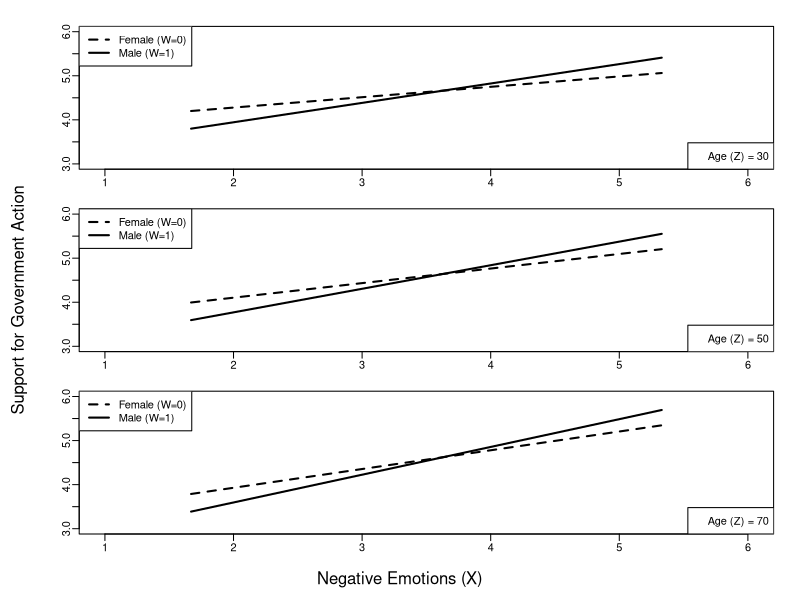
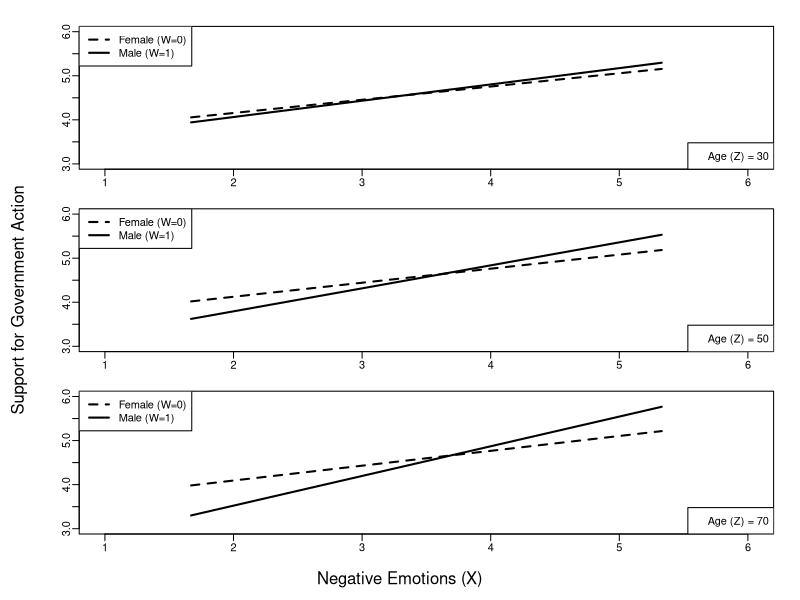
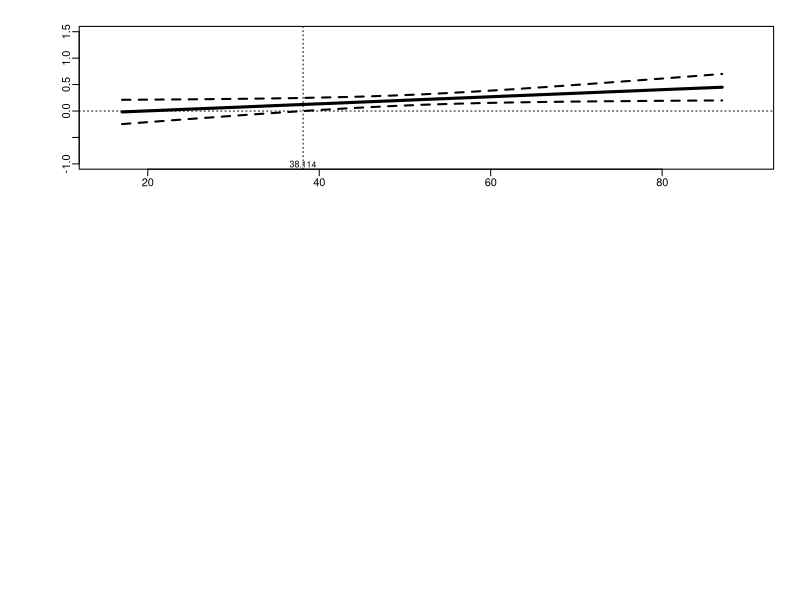

Recreate these plots in R, in order.
#This generates an interaction plot like Figure 9.3
#This is the code on page 327

par(mfrow = c(3, 1))
par(mar = c(3, 4, 0, 0),oma = c(2,2,2,2))
par(mgp = c(5, 0.5, 0))
x<-c(1.67,3.67,5.33,1.67,3.67,5.33)
w<-c(0,0,0,1,1,1)
yage30<-c(4.2003,4.6714,5.0624,3.800,4.6801,5.4106)
yage50<-c(3.9943,4.6554,5.2041,3.5941,4.6641,5.5523)
yage70<-c(3.7883,4.6394,5.3458,3.3881,4.6481,5.6940)
legend.txt<-c("Female (W=0)","Male (W=1)")
for (i in 1:3){
if (i==1)
  {y<-yage30
  legend2.txt<-c("Age (Z) = 30")}
if (i==2)
  {y<-yage50
  legend2.txt<-c("Age (Z) = 50")}
if (i==3)
  {y<-yage70
  legend2.txt<-c("Age (Z) = 70")}
plot(y=y,x=x,col="white",ylim=c(3,6),cex=1.5,xlim=c(1,6),tcl=-0.5)
lines(x[w==0],y[w==0],lwd=2,lty=2)
lines(x[w==1],y[w==1],lwd=2,lty=1)
legend("topleft", legend=legend.txt,lwd=2,lty=c(2,1))
legend("bottomright",legend=legend2.txt)
box}
mtext("Negative Emotions (X)",side=1,outer=TRUE)
mtext("Support for Government Action",side=2,outer=TRUE)

#This generates an interaction plot like Figure 9.6.
#This is the code on page 336-338

par(mfrow = c(3, 1))
par(mar = c(3, 4, 0, 0),oma = c(2,2,2,2))
par(mgp = c(5, 0.5, 0))
x<-c(1.67,3.67,5.33,1.67,3.67,5.33)
w<-c(0,0,0,1,1,1)
yage30<-c(4.0561,4.6566,5.1551,3.9422,4.6819,5.2959)
yage50<-c(4.0190,4.6562,5.1850,3.6220,4.6654,5.5314)
yage70<-c(3.9820,4.6557,5.2149,3.3017,4.6489,5.7670)
legend.txt<-c("Female (W=0)","Male (W=1)")
for (i in 1:3){
if (i==1)
  {y<-yage30
  legend2.txt<-c("Age (Z) = 30")}
if (i==2)
  {y<-yage50
  legend2.txt<-c("Age (Z) = 50")}
if (i==3)
  {y<-yage70
  legend2.txt<-c("Age (Z) = 70")}
plot(y=y,x=x,col="white",ylim=c(3,6),cex=1.5,xlim=c(1,6),tcl=-0.5)
lines(x[w==0],y[w==0],lwd=2,lty=2)
lines(x[w==1],y[w==1],lwd=2,lty=1)
legend("topleft", legend=legend.txt,lwd=2,lty=c(2,1))
legend("bottomright",legend=legend2.txt)
box}
mtext("Negative Emotions (X)",side=1,outer=TRUE)
mtext("Support for Government Action",side=2,outer=TRUE)

#This generates a JN plot like Figure 9.7.
#This is the code on pages 340-341

age<-c(17,20.5,24,27.5,31,34.5,38,38.11,41.5,45,48.5,52,55.5,59,62.5,66,69.5,
        73,76.5,80,83.5,87)
effect<-c(-.017,.006,.030,.053,.076,.100,.123,.124,.146,.170,.193,.217,
       .240,.263,.287,.310,.333,.357,.380,.404,.427,.450)
llci<-c(-.247,-.204,-.161,-.120,-.078,-.039,-.001,0,.034,.066,.094,.118,
        .136,.151,.162,.171,.178,.184,.188,.193,.197,.200)
ulci<-c(.212,.216,.220,.225,.231,.238,.247,.248,.259,.273,.292,.315,.344,
        .376,.411,.449,.489,.530,.572,.614,.657,.701)  
plot(age,effect,type="l",pch=19,ylim=c(-1,1.5),xlim=c(15,90),lwd=3,
ylab="Conditional negative emotions by sex interaction",
xlab="Age")
points(age,llci,lwd=2,lty=2,type="l")
points(age,ulci,lwd=2,lty=2,type="l")
abline(h=0,untf=FALSE,lty=3,lwd=1)
abline(v=38.114,untf=FALSE,lty=3,lwd=1)
text(38.114,-1,"38.114",cex=0.8)


